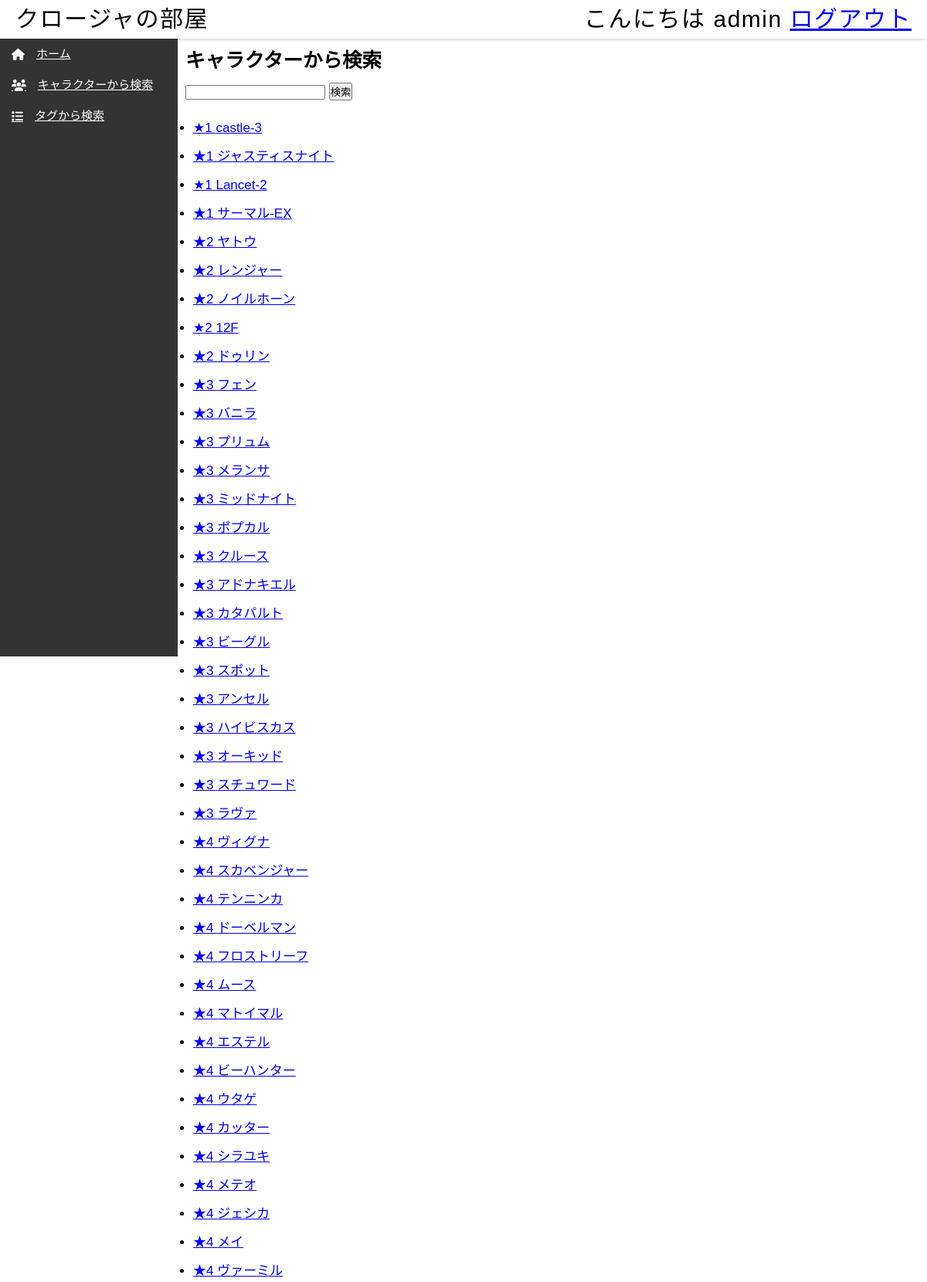
Screenshot of /AKTool/tamago/charaselect/ (signed in, upper part) with the database file from the repository.
### AKTool/models.py (models this page shows, shortened)
class User(AbstractBaseUser, PermissionsMixin):
    username_validator = UnicodeUsernameValidator()
    username = models.CharField(_("username"), max_length=50, validators=[username_validator], unique=True, primary_key=True)
    email = models.EmailField(_("email_address"))
    is_staff = models.BooleanField(_("staff status"), default=False)
    is_active = models.BooleanField(_("active"), default=True)
    date_joined = models.DateTimeField(_("date joined"), default=timezone.now)
    character_name_1 = models.IntegerField(default=0, blank=True, null=True)
    character_name_2 = models.IntegerField(default=0, blank=True, null=True)
    character_name_3 = models.IntegerField(default=0, blank=True, null=True)
    character_name_4 = models.IntegerField(default=0, blank=True, null=True)
    character_name_5 = models.IntegerField(default=0, blank=True, null=True)
    objects = UserManager()
    USERNAME_FIELD = "username"
    REQUIRED_FIELDS = []
    class Meta:
        verbose_name = _("user")
        verbose_name_plural = _("users")

class Character(models.Model):
    character_name = models.CharField(max_length=30)
    character_rare = models.IntegerField()
    tags = ListCharField(
        models.CharField(max_length=10), size=8, max_length=(8*11)
    )

### AKTool/views.py (the view)
# urls.py: path('<str:username>/charaselect/', views.charaSelect, name='charaSelect'),
def charaSelect(request, username):
    user = User.objects.get(username=username)
    keyword = request.GET.get('keyword')
    character_list = Character.objects.order_by('character_rare')
    select_list = []
    if user.character_name_1 != 0:
        select_list.append(user.character_name_1)
    if user.character_name_2 != 0:
        select_list.append(user.character_name_2)
    if user.character_name_3 != 0:
        select_list.append(user.character_name_3)
    if user.character_name_4 != 0:
        select_list.append(user.character_name_4)
    if user.character_name_5 != 0:
        select_list.append(user.character_name_5)
    if keyword:
        character_list = character_list.filter(Q(character_name__icontains=keyword))
        messages.success(request, '「{}」の検索結果'.format(keyword))
    context = {'character_list': character_list,
               'select_list': select_list}
    return render(request, 'AKTool/charaSelect.html', context)

### AKTool/templates/AKTool/charaSelect.html (shortened to what this page needs)
{% extends "AKTool/base.html" %}
{% block content %}
<head>
</head>
{% if character_list %}
    <h2>キャラクターから検索</h2>
    <form method="GET" action="{% url 'AKTool:charaSelect' user.username %}">
        <input type="text" name="keyword">
    <button type="submit">検索</button>
    </form>
    <br>
    <ul>
        {% for c in character_list %}
            <div class="flex-box">
            <li><a href="{% url 'AKTool:charaDetail' user.username c.id %}">★{{ c.character_rare }} {{ c.character_name }}</a></li>
            </div>
        {% endfor %}
    </ul>
{% else %}
    <p>No Character list.</p>
{% endif %}
{% endblock %}

### AKTool/templates/AKTool/base.html (shortened to what this page needs)
{% load static %}
<html>
<head>
    <link rel="stylesheet" href="{% static 'AKTool/common.css' %}">
</head>
<body>
    <header>
        <div>
            <p>クロージャの部屋</p>
        </div>
        <div>
            {% if user.is_authenticated %}
            <p>こんにちは {{ user.username }}    <a href="{% url 'AKTool:logout'%}">ログアウト</a></p>
            {% else %}
            <p><a href="{% url 'AKTool:login' %}">ログイン</a></p>
            {% endif %}
        </div>
    </header>
    <div id="wrapper">
      <nav id="nav-left">
        <div id="nav">
          <ul id="nav-ul">
              <li class="nav-li"><a href="{% url 'AKTool:home' user.username %}" class="nav-li-a"><i class="fa fa-home" aria-hidden="true" style="margin-right:15px"></i>ホーム</a></li>
              <li class="nav-li"><a href="{% url 'AKTool:charaSelect' user.username %}" class="nav-li-a"><i class="fa fa-users" aria-hidden="true" style="margin-right:15px"></i>キャラクターから検索</a></li>
              <li class="nav-li"><a href="{% url 'AKTool:tagSelect' user.username %}" class="nav-li-a"><i class="fas fa-list" style="margin-right:15px"></i>タグから検索</a></li>
          </ul>
        </div>
      </nav>
      <main id="main">
          {% block content %}
          {% endblock %}
      </main>
    </div>
</body>
</html>

### AKTool/static/AKTool/common.css (style rules this page uses)
html * { margin: 0px; padding: 0px; box-sizing: border-box; }
:root { font-family: "Arial","Hiragino Sans",YuGothic,"Yu Gothic","メイリオ",Meiryo; font-size: 17px; line-height: 1em; }
p { letter-spacing: 0.05em; margin-top: 0.5em; margin-bottom: 0.5em; font-size: 1em; line-height: 1.5em; }
header { height: 50px; box-shadow: 0px 0px 5px 0px hsla(0, 0%, 7%, 0.3); padding:0 20px 0; }
header p { margin:0; font-size:30px; line-height:50px; }
#wrapper { position:relative; height:100vh; padding-bottom:0px; display:flex;" }
#nav-left { overflow: visible; height: 100%; width:230px; padding: 0; display: flex; background-color: #333; box-sizing: border-box; position: relative; }
#nav { position: relative; top: 0px; left: 0px; margin-right: 0px; overflow: hidden; width: auto; height: auto; box-sizing: border-box; font-size: 12px; }
#nav-ul { list-style:none; margin:0; padding:0; }
.nav-li { height: 40px; width: 230px; color: white; }
.nav-li-a { display: flex; align-items: center; line-height: 40px; padding-left: 15px; font-size: 15px; color:white; }
#main { padding-left: 10px; }
h2 { margin:20px 0; }
header { display:flex; justify-content: space-between; height: 50px; box-shadow: 0px 0px 5px 0px hsla(0, 0%, 7%, 0.3); padding:0 20px 0; }

### AKTool/templates/AKTool/charaSelect.html (style rules this page uses)
.flex-box { display: flex; padding: 10px; }

### rows the page displays
User: username "admin"
Character: character_rare "1", character_name "castle-3"
Character: character_rare "1", character_name "ジャスティスナイト"
Character: character_rare "1", character_name "Lancet-2"
Character: character_rare "1", character_name "サーマル-EX"
Character: character_rare "2", character_name "ヤトウ"
Character: character_rare "2", character_name "レンジャー"
Character: character_rare "2", character_name "ノイルホーン"
Character: character_rare "2", character_name "12F"
Character: character_rare "2", character_name "ドゥリン"
Character: character_rare "3", character_name "フェン"
Character: character_rare "3", character_name "バニラ"
Character: character_rare "3", character_name "プリュム"
Character: character_rare "3", character_name "メランサ"
Character: character_rare "3", character_name "ミッドナイト"
Character: character_rare "3", character_name "ポプカル"
Character: character_rare "3", character_name "クルース"
Character: character_rare "3", character_name "アドナキエル"
Character: character_rare "3", character_name "カタパルト"
Character: character_rare "3", character_name "ビーグル"
Character: character_rare "3", character_name "スポット"
Character: character_rare "3", character_name "アンセル"
Character: character_rare "3", character_name "ハイビスカス"
Character: character_rare "3", character_name "オーキッド"
Character: character_rare "3", character_name "スチュワード"
Character: character_rare "3", character_name "ラヴァ"
Character: character_rare "4", character_name "ヴィグナ"
Character: character_rare "4", character_name "スカベンジャー"
Character: character_rare "4", character_name "テンニンカ"
Character: character_rare "4", character_name "ドーベルマン"
Character: character_rare "4", character_name "フロストリーフ"
Character: character_rare "4", character_name "ムース"
Character: character_rare "4", character_name "マトイマル"
Character: character_rare "4", character_name "エステル"
Character: character_rare "4", character_name "ビーハンター"
Character: character_rare "4", character_name "ウタゲ"
Character: character_rare "4", character_name "カッター"
Character: character_rare "4", character_name "シラユキ"
Character: character_rare "4", character_name "メテオ"
Character: character_rare "4", character_name "ジェシカ"
Character: character_rare "4", character_name "メイ"
Character: character_rare "4", character_name "ヴァーミル"
